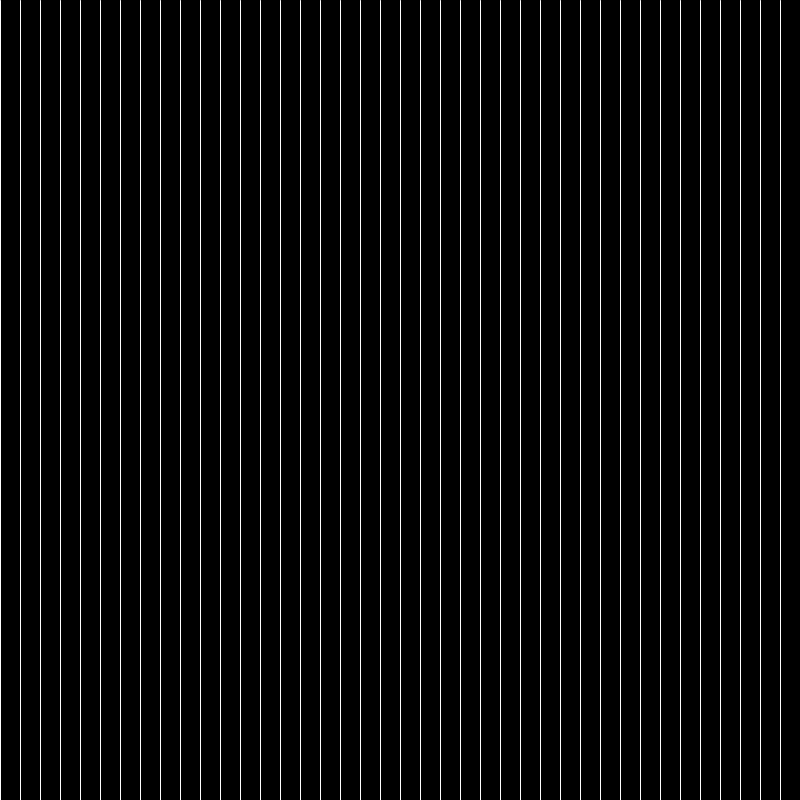
Frame 1 (no input)
Frame 60 (the mouse pressed at the canvas centre just before this capture): identical to frame 1, image omitted
Frame 120 (the mouse held since frame 60 and released just before this capture): identical to frame 1, image omitted

The Processing sketch that drew this single still picture (run headless with seeded random() and noise(); from frame 60 on, the mouse is pressed at the canvas centre):

// Processing sketch: LSI_029_forLoop_lineVertical
// ── LSI_029_forLoop_lineVertical.pde



void setup(){
size(800,800);  
  
}

void draw(){
 
background(0);

noFill();
stroke(255);
  
for (int i=0; i<width; i=i+20){
 
  line(i,0,i,height);
  
}
  
}
